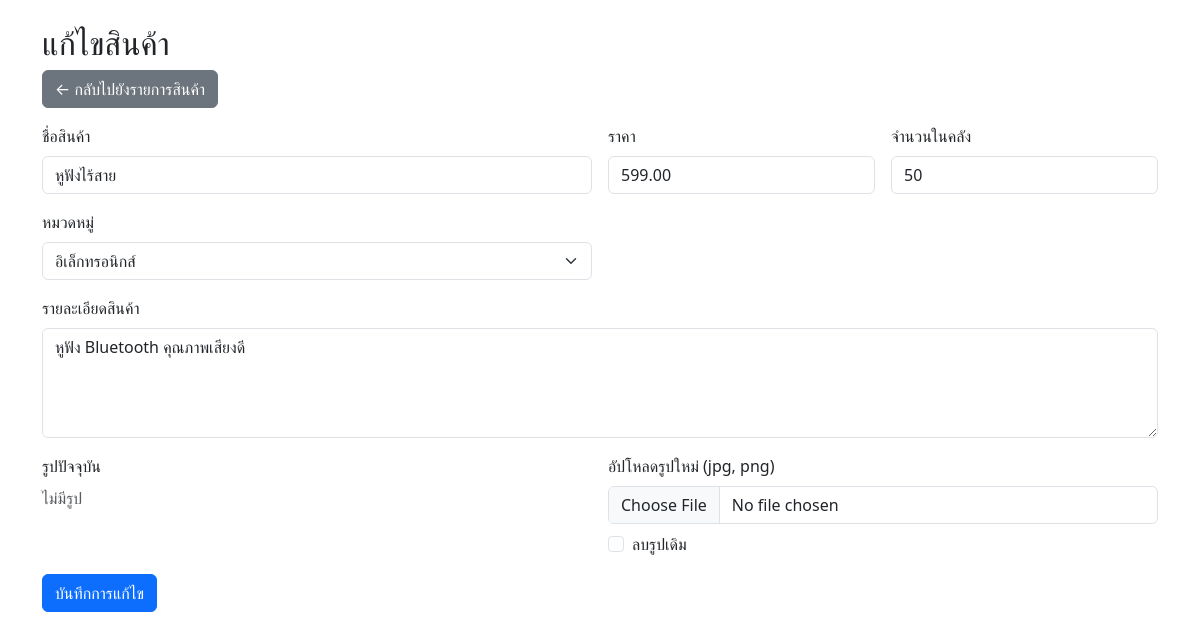
Screenshot of /admin/edit.products.php?id=1 (signed in) with the database file from the repository.
### tables this page shows
CREATE TABLE `products` (
  `product_id` int(11) NOT NULL,
  `product_name` varchar(150) NOT NULL,
  `description` text DEFAULT NULL,
  `price` decimal(10,2) NOT NULL,
  `stock` int(11) DEFAULT 0,
  `category_id` int(11) DEFAULT NULL,
  `created_at` timestamp NOT NULL DEFAULT current_timestamp()
);

### admin/edit.products.php (the view, shortened to what this page needs)
<?php
require_once '../config.php';
$product_id = $_GET['id'];
$stmt = $conn->prepare("SELECT * FROM products WHERE product_id = ?");
$stmt->execute([$product_id]);
$product = $stmt->fetch(PDO::FETCH_ASSOC);
$categories = $conn->query("SELECT * FROM categories")->fetchAll(PDO::FETCH_ASSOC);
?>
<!DOCTYPE html>
<html lang="th">
<head>
    <link href="https://cdn.jsdelivr.net/npm/bootstrap@5.3.0/dist/css/bootstrap.min.css" rel="stylesheet">
</head>
<body class="container mt-4">
    <h2>แก้ไขสินค้า</h2>
    <a href="products.php" class="btn btn-secondary mb-3">← กลับไปยังรายการสินค้า</a>
    <form method="post" enctype="multipart/form-data" class="row g-3">
        <div class="col-md-6">
            <label class="form-label">ชื่อสินค้า</label>
            <input type="text" name="product_name" class="form-control"
                value="<?= htmlspecialchars($product['product_name']) ?>" required>
        </div>
        <div class="col-md-3">
            <label class="form-label">ราคา</label>
            <input type="number" step="0.01" name="price" class="form-control" value="<?= $product['price'] ?>"
                required>
        </div>
        <div class="col-md-3">
            <label class="form-label">จำนวนในคลัง</label>
            <input type="number" name="stock" class="form-control" value="<?= $product['stock'] ?>" required>
        </div>
        <div class="col-md-6">
            <label class="form-label">หมวดหมู่</label>
            <select name="category_id" class="form-select" required>
                <?php foreach ($categories as $cat): ?>
                    <option value="<?= $cat['category_id'] ?>" <?= $product['category_id'] ?>>
                        <?= htmlspecialchars($cat['category_name']) ?>
                    </option>
                <?php endforeach; ?>
            </select>
        </div>
        <div class="col-12">
            <label class="form-label">รายละเอียดสินค้า</label>
            <textarea name="description" class="form-control"
                rows="4"><?= htmlspecialchars($product['description']) ?></textarea>
        </div>
        <div class="col-md-6">
            <label class="form-label d-block">รูปปัจจุบัน</label>
            <?php if (!empty($product['image'])): ?>
                <img src="../product_images/<?= htmlspecialchars($product['image']) ?>" width="120" height="120"
                    class="rounded mb-2">
            <?php else: ?>
                <span class="text-muted d-block mb-2">ไม่มีรูป</span>
            <?php endif; ?>
        </div>
        <div class="col-md-6">
            <label class="form-label">อัปโหลดรูปใหม่ (jpg, png)</label>
            <input type="file" name="product_image" class="form-control">
            <div class="form-check mt-2">
                <input class="form-check-input" type="checkbox" name="remove_image" id="remove_image" value="1">
                <label class="form-check-label" for="remove_image">ลบรูปเดิม</label>
            </div>
        </div>
        <div class="col-12">
            <button type="submit" class="btn btn-primary">บันทึกการแก้ไข</button>
        </div>
    </form>
</body>
</html>

### rows the page displays
products: product_name "หูฟังไร้สาย", price "599.00", stock "50", description "หูฟัง Bluetooth คุณภาพเสียงดี"

### other values shown
form field category_id "อิเล็กทรอนิกส์"
